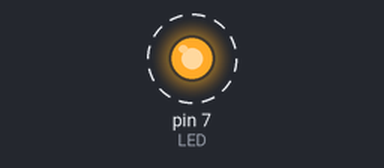
Simulated run of this sketch. Board: Arduino Uno, built with avr-gcc and run on an emulated ATmega328P. Shown: output pins drawn as LEDs (lit = HIGH). Dashed ring = blinking. What the sketch prints to the serial monitor is not drawn.

Above: at 0.5 s.
Timing chart, 0 to 4.6 s (numbered marks = the images above):
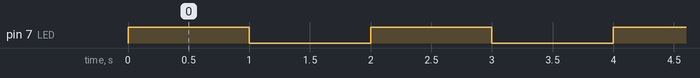

The sketch:

Workshop_1.2.ino
```cpp
#define LED 7  // ขา D0 ของบอร์ด NodeMCU เป็นขาที่ต่อกับ LED
void setup()
{
  Serial.begin(9600);
  pinMode(LED,OUTPUT); // setup output
}

void loop()
{
  digitalWrite(LED,HIGH); // Pin D0 is HIGH
  Serial.println("LED ON");
  delay(1000);
  digitalWrite(LED,LOW); // Pin D0 is LOW
  Serial.println("LED OFF");
  delay(1000);
}
```

Measured:
- by itself, pin 7 (LED): alternates HIGH for 1.0 s and LOW for 1.0 s
